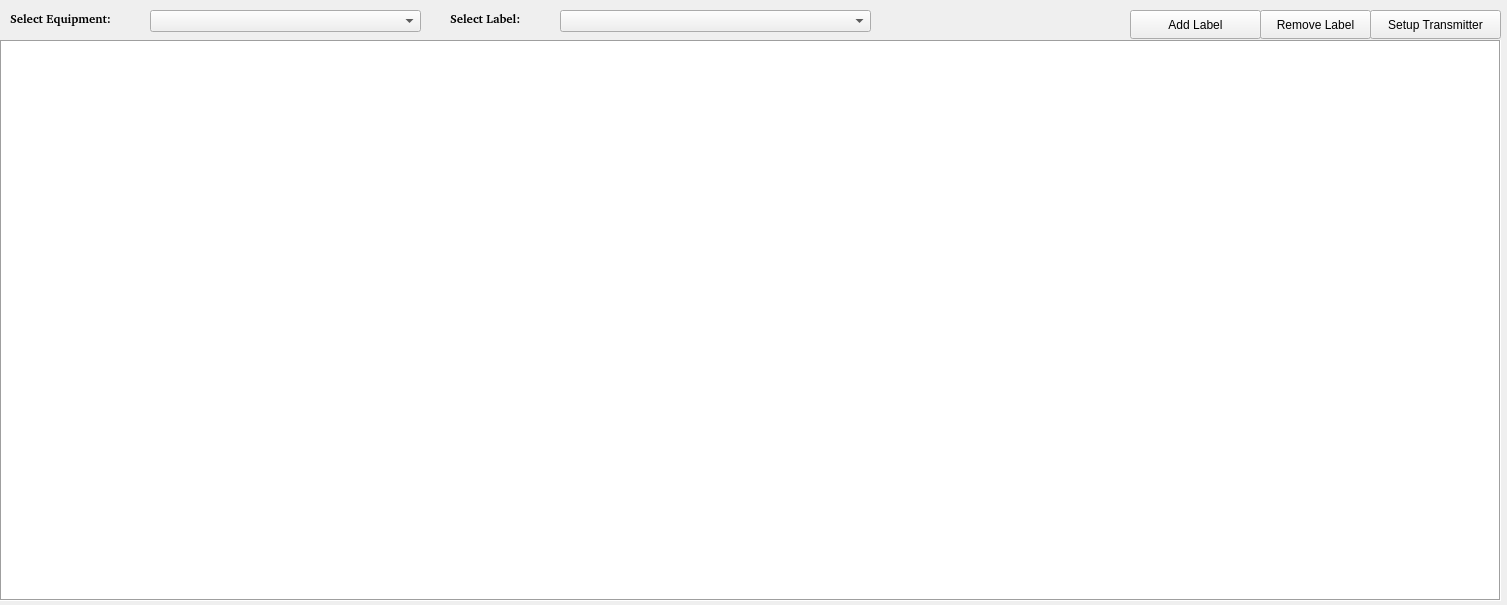
<?xml version="1.0" encoding="UTF-8"?>
<ui version="4.0">
 <class>transmitter</class>
 <widget class="QWidget" name="transmitter">
  <property name="geometry">
   <rect>
    <x>0</x>
    <y>0</y>
    <width>1507</width>
    <height>605</height>
   </rect>
  </property>
  <property name="windowTitle">
   <string>Form</string>
  </property>
  <property name="autoFillBackground">
   <bool>true</bool>
  </property>
  <widget class="QComboBox" name="labelSelector">
   <property name="geometry">
    <rect>
     <x>560</x>
     <y>10</y>
     <width>311</width>
     <height>22</height>
    </rect>
   </property>
  </widget>
  <widget class="QComboBox" name="equipmentSelector">
   <property name="geometry">
    <rect>
     <x>150</x>
     <y>10</y>
     <width>271</width>
     <height>22</height>
    </rect>
   </property>
  </widget>
  <widget class="QLabel" name="label">
   <property name="geometry">
    <rect>
     <x>10</x>
     <y>10</y>
     <width>151</width>
     <height>16</height>
    </rect>
   </property>
   <property name="font">
    <font>
     <family>URW Gothic [UKWN]</family>
     <bold>true</bold>
    </font>
   </property>
   <property name="text">
    <string>Select Equipment:</string>
   </property>
  </widget>
  <widget class="QLabel" name="label_2">
   <property name="geometry">
    <rect>
     <x>450</x>
     <y>10</y>
     <width>121</width>
     <height>16</height>
    </rect>
   </property>
   <property name="font">
    <font>
     <family>URW Gothic [urw]</family>
     <italic>false</italic>
     <bold>true</bold>
    </font>
   </property>
   <property name="text">
    <string>Select Label:</string>
   </property>
  </widget>
  <widget class="QTreeView" name="treeView">
   <property name="geometry">
    <rect>
     <x>0</x>
     <y>40</y>
     <width>1501</width>
     <height>561</height>
    </rect>
   </property>
   <property name="font">
    <font>
     <pointsize>9</pointsize>
     <bold>true</bold>
     <stylestrategy>PreferDefault</stylestrategy>
    </font>
   </property>
   <property name="autoFillBackground">
    <bool>true</bool>
   </property>
   <property name="frameShape">
    <enum>QFrame::Shape::Box</enum>
   </property>
   <property name="alternatingRowColors">
    <bool>true</bool>
   </property>
   <attribute name="headerCascadingSectionResizes">
    <bool>true</bool>
   </attribute>
  </widget>
  <widget class="QPushButton" name="addLabel">
   <property name="geometry">
    <rect>
     <x>1130</x>
     <y>10</y>
     <width>131</width>
     <height>29</height>
    </rect>
   </property>
   <property name="text">
    <string>Add Label</string>
   </property>
  </widget>
  <widget class="QPushButton" name="removeLabel">
   <property name="geometry">
    <rect>
     <x>1260</x>
     <y>10</y>
     <width>111</width>
     <height>29</height>
    </rect>
   </property>
   <property name="text">
    <string>Remove Label</string>
   </property>
  </widget>
  <widget class="QPushButton" name="setupTransmitter">
   <property name="geometry">
    <rect>
     <x>1370</x>
     <y>10</y>
     <width>131</width>
     <height>29</height>
    </rect>
   </property>
   <property name="text">
    <string>Setup Transmitter</string>
   </property>
  </widget>
 </widget>
 <resources/>
 <connections/>
</ui>
